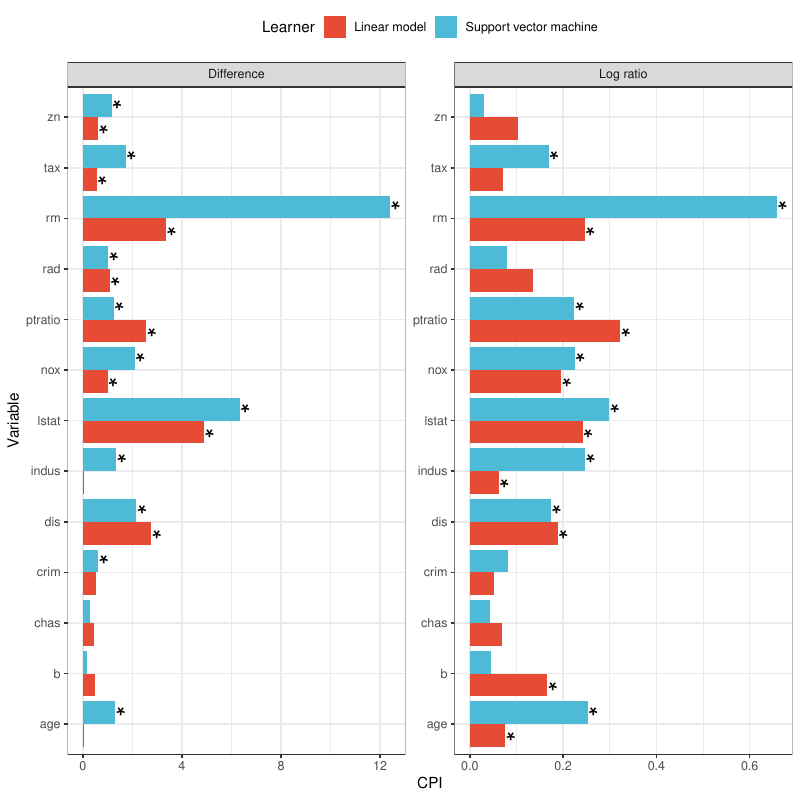

Generate this figure with R:
library(ggplot2)
library(ggsci)
library(mlr)
library(data.table)

source("../cpi_mlr.R")

seed <- 100

set.seed(seed)
cpi_lm_log <- brute_force_mlr(task = bh.task, learner = makeLearner("regr.lm"), 
                              resampling = makeResampleDesc("CV", iters = 10), 
                              test = "t", measure = mse, log = TRUE)

set.seed(seed)
cpi_lm_dif <- brute_force_mlr(task = bh.task, learner = makeLearner("regr.lm"), 
                              resampling = makeResampleDesc("CV", iters = 10), 
                              test = "t", measure = mse, log = FALSE)

set.seed(seed)
cpi_svm_log <- brute_force_mlr(task = bh.task, learner = makeLearner("regr.svm", kernel = "radial"), 
                               resampling = makeResampleDesc("CV", iters = 10), 
                               test = "t", measure = mse, log = TRUE)

set.seed(seed)
cpi_svm_dif <- brute_force_mlr(task = bh.task, learner = makeLearner("regr.svm", kernel = "radial"), 
                               resampling = makeResampleDesc("CV", iters = 10), 
                               test = "t", measure = mse, log = FALSE)

res <- rbind(data.table(Learner = "Linear model", Log = "Log ratio", cpi_lm_log[, c("Variable", "CPI", "SE", "p.value")]),
             data.table(Learner = "Linear model", Log = "Difference", cpi_lm_dif[, c("Variable", "CPI", "SE", "p.value")]), 
             data.table(Learner = "Support vector machine", Log = "Log ratio", cpi_svm_log[, c("Variable", "CPI", "SE", "p.value")]), 
             data.table(Learner = "Support vector machine", Log = "Difference", cpi_svm_dif[, c("Variable", "CPI", "SE", "p.value")]))
res[, signif := ifelse(p.value <= .05, "*", "")]

ggplot(res, aes(x = Variable, fill = Learner, y = CPI, label = signif)) + 
  geom_bar(stat = "identity", position = position_dodge()) + 
  #geom_errorbar(aes(ymin = CPI - SE, ymax = CPI + SE), position = position_dodge()) +
  geom_text(size = 7, position = position_dodge(width = 1), hjust = 1, vjust = .8, angle = 180) + 
  facet_wrap(~ Log, scales = "free") + 
  scale_fill_npg() +
  coord_flip() + 
  theme_bw() + 
  theme(legend.position = "top")
ggsave("boston_housing.pdf", width = 8, height = 8)
